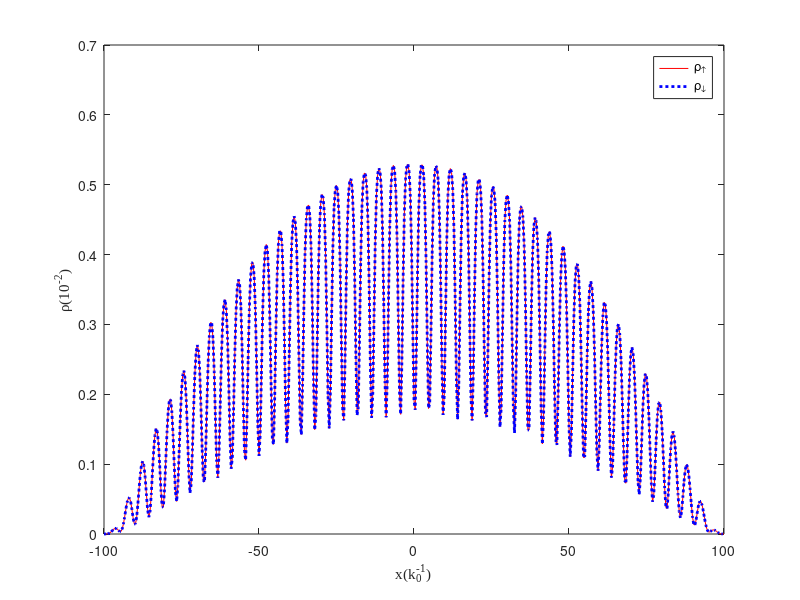
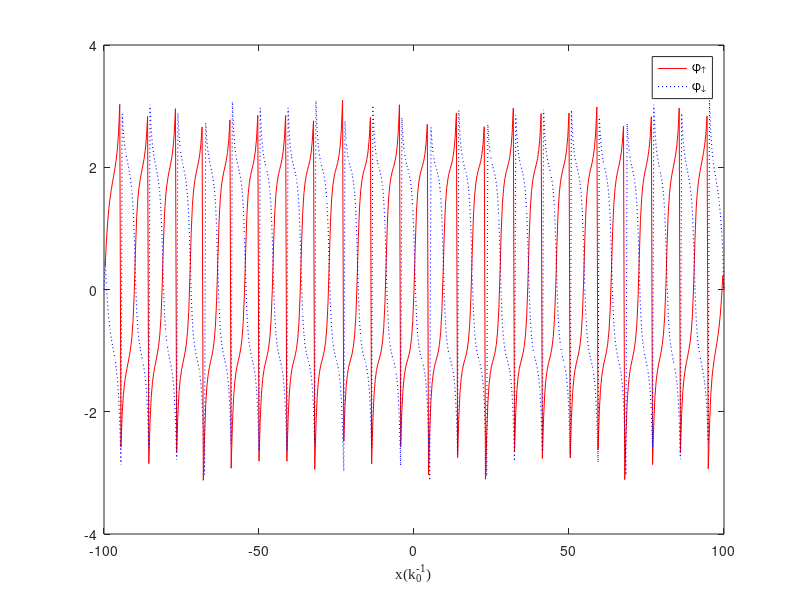

Source code (MATLAB) for these figures, in order:
%% =========== single_specie ========================
% =============  =============================
% close all
clear all;
DENA1 = dlmread('DENA1.DAT');
DENA2 = dlmread('DENA2.DAT');
DENB1 = dlmread('DENB1.DAT');
DENB2 = dlmread('DENB2.DAT');
PHASEA1 = dlmread('PHASEA1.DAT');
PHASEA2 = dlmread('PHASEA2.DAT');
PHASEB1 = dlmread('PHASEB1.DAT'); 
PHASEB2 = dlmread('PHASEB2.DAT');
x = linspace(-100, 100, 513);

figure(1);
% multiply with 100
plot(x, 100*DENA1, 'r-', x, 100*DENA2, 'b:', 'LineWidth', 2);
xlabel('x(k_0^{-1})','FontName','Times New Roman');
ylabel('\rho(10^{-2})','FontName','Times New Roman');
legend('\rho_\uparrow', '\rho_\downarrow');

%%
% close all
figure(2);
plot(x, PHASEA1, 'r-', x, PHASEA2, 'b:', 'LineWidth', 0.8);
xlabel('x(k_0^{-1})','FontName','Times New Roman');
% ylabel('\phi');
legend('\phi_\uparrow', '\phi_\downarrow');

%% 
% figure(3);
% multiply with 100
% plot(x, 100*DENB1, 'r-', x, 100*DENB2, 'b:', 'LineWidth', 2);
% xlabel('x(k_0^{-1})','FontName','Times New Roman');
% ylabel('\rho(10^{-2})','FontName','Times New Roman');
% legend('\rho_\uparrow', '\rho_\downarrow');

%% 
% figure(4);
% plot(x, PHASEB1, 'r-', x, PHASEB2, 'b:', 'LineWidth', 0.8);
% xlabel('x(k_0^{-1})','FontName','Times New Roman');
% legend('\phi_\uparrow', '\phi_\downarrow');
